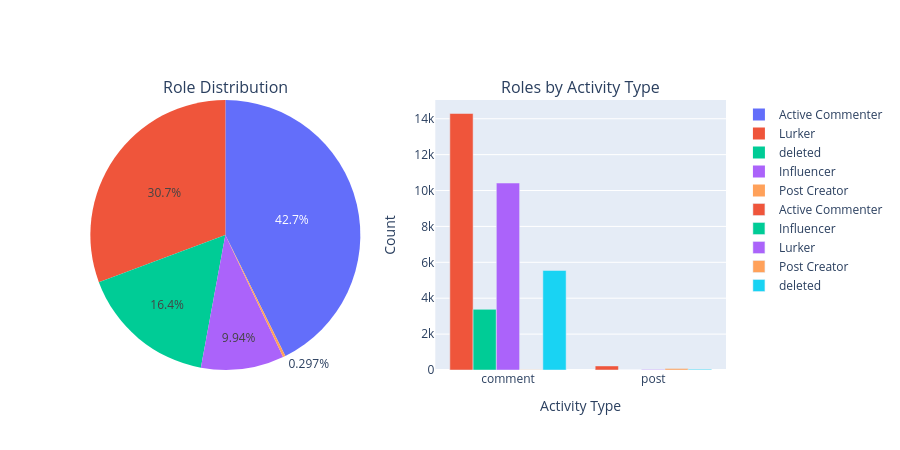

Write notebook code for a chart like this one.
### Code cell
# Klasyfikacja ról użytkowników (simple role classification)
# Rola opiera się na: aktywność, typ (posty vs komentarze), zaangażowanie (score)

def classify_user_role(author):
    # Handle NaN or empty author
    if pd.isna(author) or author == '':
        return 'deleted'
    
    # Check if author exists in user_stats
    if author not in user_stats.index:
        return 'unknown'
    
    user = user_stats.loc[author]
    
    # Post creators - głównie postują
    posts_ratio = user['posts_count'] / user['total_activity'] if user['total_activity'] > 0 else 0
    if posts_ratio > 0.5:
        role = 'Post Creator'
    # Active commenters - dużo komentarzy
    elif user['total_activity'] > user_stats['total_activity'].quantile(0.75):
        role = 'Active Commenter'
    # High engagement - wysokie wyniki
    elif user['avg_score'] > user_stats['avg_score'].quantile(0.75):
        role = 'Influencer'
    # Low activity
    elif user['total_activity'] <= 3:
        role = 'Lurker'
    else:
        role = 'Regular Participant'
    
    return role

# Przydziel role
df['user_role'] = df['author'].apply(classify_user_role)

print("=== USER ROLES DISTRIBUTION ===")
role_dist = df['user_role'].value_counts()
print(role_dist)

print("\n=== ROLES BY ACTIVITY TYPE ===")
role_activity = pd.crosstab(df['user_role'], df['activity_type'])
print(role_activity)

# Wykresy ról
fig = make_subplots(rows=1, cols=2, specs=[[{"type": "pie"}, {"type": "bar"}]],
                     subplot_titles=('Role Distribution', 'Roles by Activity Type'))

# Pie chart
fig.add_trace(go.Pie(labels=role_dist.index, values=role_dist.values, name='Roles'), row=1, col=1)

# Stacked bar chart
for role in role_activity.index:
    fig.add_trace(go.Bar(x=role_activity.columns, y=role_activity.loc[role],
                         name=role), row=1, col=2)

fig.update_xaxes(title_text="Activity Type", row=1, col=2)
fig.update_yaxes(title_text="Count", row=1, col=2)
fig.update_layout(height=450)
fig.show()

### Figure 1 — Plotly figure (JSON) as saved in the notebook; plotly's stock layout.template omitted (floating-point values rounded to 4 significant figures)
{"data": [{"domain": {"x": [0, 0.45], "y": [0, 1]}, "labels": ["Active Commenter", "Lurker", "deleted", "Influencer", "Post Creator"], "name": "Roles", "type": "pie", "values": [14519, 10440, 5587, 3383, 101]}, {"name": "Active Commenter", "type": "bar", "x": ["comment", "post"], "xaxis": "x", "y": [14292, 227], "yaxis": "y"}, {"name": "Influencer", "type": "bar", "x": ["comment", "post"], "xaxis": "x", "y": [3380, 3], "yaxis": "y"}, {"name": "Lurker", "type": "bar", "x": ["comment", "post"], "xaxis": "x", "y": [10418, 22], "yaxis": "y"}, {"name": "Post Creator", "type": "bar", "x": ["comment", "post"], "xaxis": "x", "y": [13, 88], "yaxis": "y"}, {"name": "deleted", "type": "bar", "x": ["comment", "post"], "xaxis": "x", "y": [5546, 41], "yaxis": "y"}], "layout": {"annotations": [{"font": {"size": 16}, "showarrow": false, "text": "Role Distribution", "x": 0.225, "xanchor": "center", "xref": "paper", "y": 1, "yanchor": "bottom", "yref": "paper"}, {"font": {"size": 16}, "showarrow": false, "text": "Roles by Activity Type", "x": 0.775, "xanchor": "center", "xref": "paper", "y": 1, "yanchor": "bottom", "yref": "paper"}], "height": 450, "xaxis": {"anchor": "y", "domain": [0.55, 1], "title": {"text": "Activity Type"}}, "yaxis": {"anchor": "x", "domain": [0, 1], "title": {"text": "Count"}}}}
